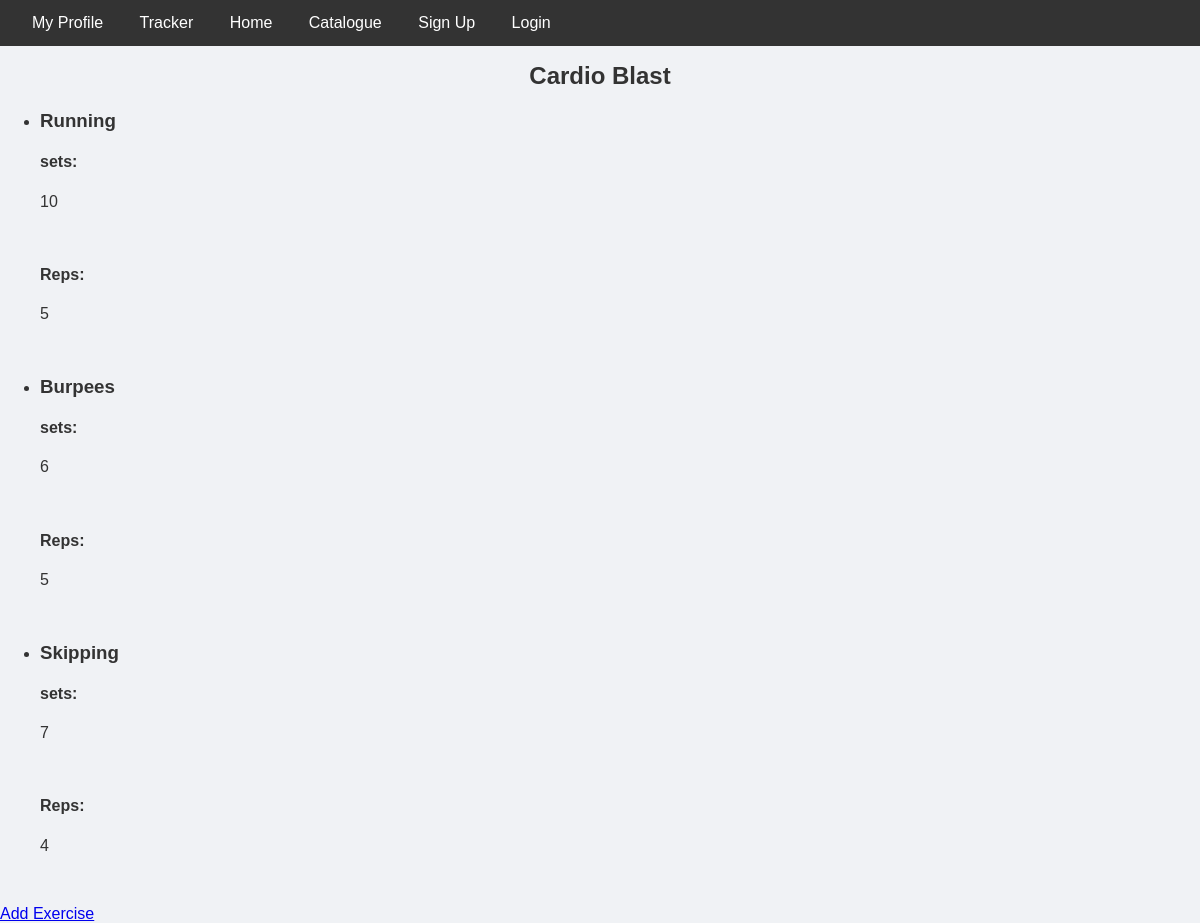
The page /fitnessTracker/workout/cardio-blast/ on the database its author committed.
### fitnessTracker/models.py (models this page shows, shortened)
class Workout(models.Model):
    CARDIO = "Cardio"
    STRENGTH = "Strength"
    FLEXIBILITY = "Flexibility"
    BALANCE = "Balance"
    EXERCISE_CHOICES = [
        (CARDIO, "Cardio"),
        (STRENGTH, "Strength"),
        (FLEXIBILITY, "Flexibility"),
        (BALANCE, "Balance"),
    ]
    name = models.CharField(max_length=128)
    exercise_type = models.CharField(max_length=20, choices=EXERCISE_CHOICES, default=CARDIO)
    duration = models.IntegerField(default=0)
    slug = models.SlugField(unique=True)
    class Meta:
        verbose_name_plural = 'Workouts'

class Exercise(models.Model):
    name = models.CharField(max_length=128)
    sets = models.IntegerField(default=10)
    reps = models.IntegerField(default=10)
    workout = models.ManyToManyField(Workout)
    class Meta:
        verbose_name_plural = 'Exercises'

### fitnessTracker/views.py (the view)
# urls.py: path('workout/<slug:workout_name_slug>/', views.show_workout, name='show_workout'),
def show_workout(request, workout_name_slug):
    context_dict = {}
    try:
        workout = Workout.objects.get(slug=workout_name_slug)
        exercises = Exercise.objects.filter(workout=workout)
        context_dict['workout'] = workout
        context_dict['exercises']= exercises
    except Workout.DoesNotExist:
        context_dict['workout'] = None
        context_dict['exercises'] = None
    return render(request, 'fitnessTracker/workout.html', context=context_dict)

### templates/fitnessTracker/workout.html (shortened to what this page needs)
<!DOCTYPE html>
    <html>
        {% extends 'fitnessTracker/base.html' %}
        {% load staticfiles %}
        {% block body_block %}
            <h1>{{workout.name}}</h1>
            {% if exercises %}
            <ul>
                {% for exercise in exercises %}
                <li><h3>{{ exercise.name }}</h3>
                    <h4>sets:</h4>
                    <p>{{ exercise.sets }}</p>
                    <br>
                    <h4>Reps:</h4>
                    <p>{{ exercise.reps }}</p>
                    <br>
                </li>
                {% endfor %}
            </ul>
            {% else %}
                No Exercises yet.
            {% endif %}
            <a href="{% url 'fitnessTracker:add_exercise' workout_name_slug=workout.slug %}">Add Exercise</a>
            <br />
        {% endblock %}

### static/css/style.css (style rules this page uses)
body { min-height: 100vh; background: #f0f2f5; font-family: 'Arial', sans-serif; color: #333; margin: 0; padding: 0; }
h1 { text-align: center; margin-bottom: 20px; font-size: 1.5em; color: #333; }

### rows shown on the page
Workout: name "Cardio Blast"
Exercise: name "Running", sets "10", reps "5"
Exercise: name "Burpees", sets "6", reps "5"
Exercise: name "Skipping", sets "7", reps "4"
